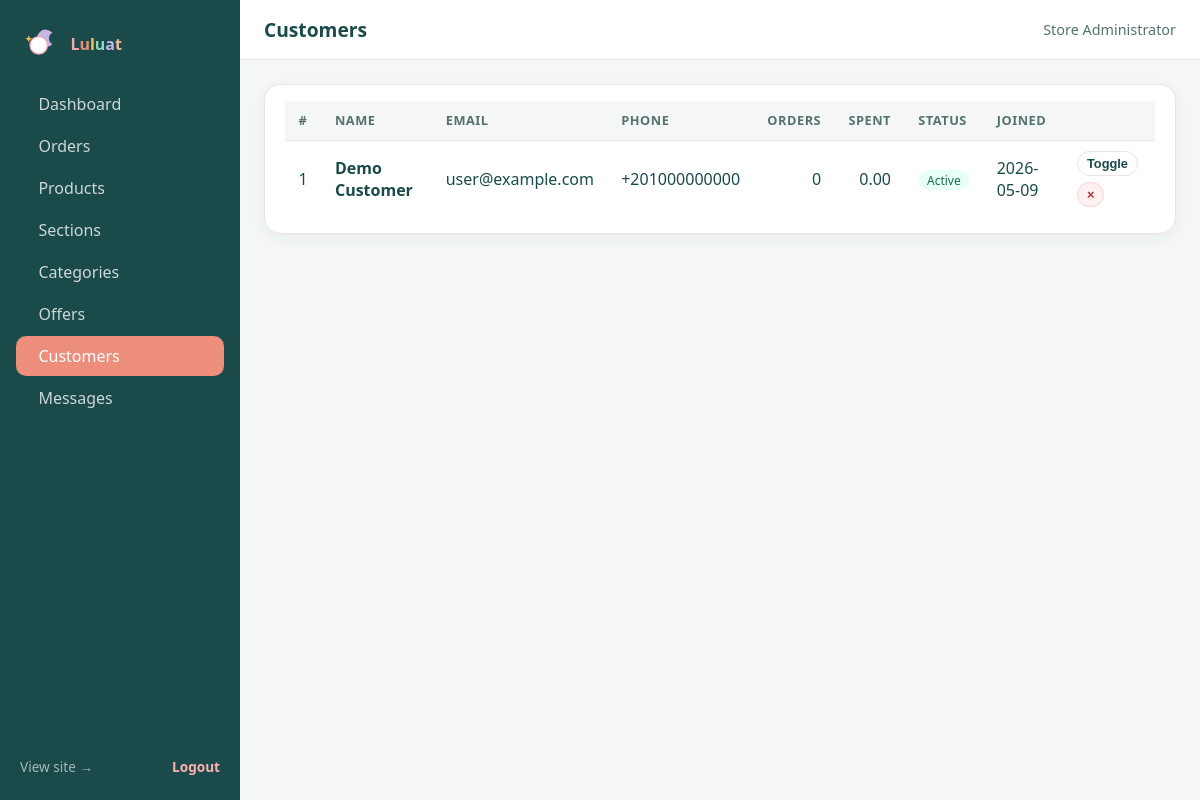
Page /admin/users.php (signed in) on the committed database.
### tables this page shows
CREATE TABLE `users` (
  `id`            INT UNSIGNED NOT NULL AUTO_INCREMENT,
  `full_name`     VARCHAR(120)  NOT NULL,
  `email`         VARCHAR(120)  NOT NULL,
  `phone`         VARCHAR(40)   DEFAULT NULL,
  `password_hash` VARCHAR(255)  NOT NULL,
  `address`       VARCHAR(255)  DEFAULT NULL,
  `city`          VARCHAR(80)   DEFAULT NULL,
  `is_active`     TINYINT(1)    NOT NULL DEFAULT 1,
  `created_at`    DATETIME      NOT NULL DEFAULT CURRENT_TIMESTAMP,
  PRIMARY KEY (`id`),
  UNIQUE KEY `uk_users_email` (`email`)
);

### includes/functions.php (called while the page is built, shortened)
<?php
require_once __DIR__ . '/db.php';
function e($value): string
{
    return htmlspecialchars((string)$value, ENT_QUOTES | ENT_SUBSTITUTE, 'UTF-8');
}
function url(string $path = ''): string
{
    return BASE_URL . '/' . ltrim($path, '/');
}

### includes/db.php (called while the page is built, shortened)
<?php
final class DB
{
    private static ?PDO $pdo = null;
    public static function pdo(): PDO
    {
        if (self::$pdo === null) {
            $dsn = sprintf(
                'mysql:host=%s;port=%d;dbname=%s;charset=%s',
                DB_HOST, DB_PORT, DB_NAME, DB_CHARSET
            );
            try {
                self::$pdo = new PDO($dsn, DB_USER, DB_PASS, [
                    PDO::ATTR_ERRMODE            => PDO::ERRMODE_EXCEPTION,
                    PDO::ATTR_DEFAULT_FETCH_MODE => PDO::FETCH_ASSOC,
                    PDO::ATTR_EMULATE_PREPARES   => false,
                    PDO::MYSQL_ATTR_INIT_COMMAND => "SET NAMES utf8mb4 COLLATE utf8mb4_unicode_ci",
                ]);
            } catch (PDOException $e) {
                http_response_code(500);
                if (ini_get('display_errors')) {
                    die('DB connection failed: ' . htmlspecialchars($e->getMessage()));
                }
                die('Service temporarily unavailable. Please try again later.');
            }
        }
        return self::$pdo;
    }
    public static function run(string $sql, array $params = []): PDOStatement
    {
        $st = self::pdo()->prepare($sql);
        $st->execute($params);
        return $st;
    }
    public static function one(string $sql, array $params = []): ?array
    {
        $row = self::run($sql, $params)->fetch();
        return $row ?: null;
    }
    public static function all(string $sql, array $params = []): array
    {
        return self::run($sql, $params)->fetchAll();
    }
}

### includes/auth.php (called while the page is built, shortened)
<?php
require_once __DIR__ . '/db.php';
function current_admin(): ?array
{
    return DB::one('SELECT * FROM admins WHERE id = ?', [(int)$_SESSION['admin_id']]);
}

### admin/includes/bootstrap.php (called while the page is built, shortened)
<?php
$current_admin = current_admin();

### admin/users.php (the view, shortened to what this page needs)
<?php
require __DIR__ . '/includes/bootstrap.php';
$users = DB::all(
    'SELECT u.*, (SELECT COUNT(*) FROM orders o WHERE o.user_id = u.id) AS orders_count,
                 (SELECT COALESCE(SUM(o.total),0) FROM orders o WHERE o.user_id = u.id AND o.status != "cancelled") AS spent
       FROM users u ORDER BY u.id DESC LIMIT 500'
);
$admin_page  = 'users';
$admin_title = 'Customers';
include __DIR__ . '/includes/header.php';
?>
<section class="panel">
  <div class="panel__body">
    <table class="data-table">
      <thead><tr><th>#</th><th>Name</th><th>Email</th><th>Phone</th><th class="num">Orders</th><th class="num">Spent</th><th>Status</th><th>Joined</th><th></th></tr></thead>
      <tbody>
        <?php foreach ($users as $u): ?>
          <tr>
            <td><?= (int)$u['id'] ?></td>
            <td><strong><?= e($u['full_name']) ?></strong></td>
            <td><?= e($u['email']) ?></td>
            <td><?= e($u['phone']) ?: '—' ?></td>
            <td class="num"><?= (int)$u['orders_count'] ?></td>
            <td class="num"><?= number_format((float)$u['spent'], 2) ?></td>
            <td><?= $u['is_active'] ? '<span class="pill pill--ok">Active</span>' : '<span class="pill pill--off">Disabled</span>' ?></td>
            <td><?= e(date('Y-m-d', strtotime($u['created_at']))) ?></td>
            <td class="row-actions">
              <form method="post" class="inline-form">
                <button class="btn btn--xs" type="submit">Toggle</button>
              </form>
              <form method="post" class="inline-form" onsubmit="return confirm('Delete customer?')">
                <button class="btn btn--xs btn--danger" type="submit">×</button>
              </form>
            </td>
          </tr>
        <?php endforeach; ?>
      </tbody>
    </table>
  </div>
</section>
<?php include __DIR__ . '/includes/footer.php'; ?>

### admin/includes/header.php (shortened to what this page needs)
<?php
$admin_page  = $admin_page  ?? 'dashboard';
$admin_title = $admin_title ?? 'Dashboard';
?>
<!DOCTYPE html>
<html lang="en" dir="ltr">
<head>
<link rel="stylesheet" href="<?= url('assets/css/admin.css') ?>">
</head>
<body class="admin">
<aside class="admin__sidebar">
  <div class="admin__brand">
    <span style="font-weight:800;">
      <span style="color:#f4a6b4">L</span><span style="color:#ed8e7c">u</span><span style="color:#efc754">l</span><span style="color:#8fd5c0">u</span><span style="color:#c8b6e2">a</span><span style="color:#f3bc9e">t</span>
    </span>
  </div>
  <nav class="admin__nav">
    <a class="<?= $admin_page === 'dashboard'  ? 'is-active' : '' ?>" href="<?= url('admin/index.php') ?>"><span class="ic ic-home"></span> Dashboard</a>
    <a class="<?= $admin_page === 'orders'     ? 'is-active' : '' ?>" href="<?= url('admin/orders.php') ?>"><span class="ic ic-cart"></span> Orders</a>
    <a class="<?= $admin_page === 'products'   ? 'is-active' : '' ?>" href="<?= url('admin/products.php') ?>"><span class="ic ic-box"></span> Products</a>
    <a class="<?= $admin_page === 'sections'   ? 'is-active' : '' ?>" href="<?= url('admin/sections.php') ?>"><span class="ic ic-grid"></span> Sections</a>
    <a class="<?= $admin_page === 'categories' ? 'is-active' : '' ?>" href="<?= url('admin/categories.php') ?>"><span class="ic ic-tag"></span> Categories</a>
    <a class="<?= $admin_page === 'offers'     ? 'is-active' : '' ?>" href="<?= url('admin/offers.php') ?>"><span class="ic ic-fire"></span> Offers</a>
    <a class="<?= $admin_page === 'users'      ? 'is-active' : '' ?>" href="<?= url('admin/users.php') ?>"><span class="ic ic-user"></span> Customers</a>
    <a class="<?= $admin_page === 'messages'   ? 'is-active' : '' ?>" href="<?= url('admin/messages.php') ?>"><span class="ic ic-mail"></span> Messages</a>
  </nav>
  <div class="admin__sidebar-footer">
    <a href="<?= url('') ?>" target="_blank">View site →</a>
    <a href="<?= url('admin/logout.php') ?>" class="link-danger">Logout</a>
  </div>
</aside>
<main class="admin__main">
  <header class="admin__topbar">
    <h1><?= e($admin_title) ?></h1>
    <div class="admin__user">
      <span><?= e($current_admin['full_name']) ?></span>
    </div>
  </header>
  <div class="admin__content">

### assets/css/admin.css (style rules this page uses)
:root { --pink-500: #f4a6b4; --pink-600: #e98598; --coral-500: #ed8e7c; --coral-600: #d97560; --mint-500: #8fd5c0; --lavender-300: #cdbcec; --amber-500: #efc754; --bg: #f4f7f6; --surface: #ffffff; --border: #ece2e6; --ink-50: #f4f7f6; --ink-100: #e6edec; --ink-300: #93aba8; --ink-500: #547370; --ink-700: #294e4a; --ink-900: #1a4a4a; --shadow-1: 0 4px 14px rgba(26, 74, 74, .06); --shadow-2: 0 12px 28px rgba(26, 74, 74, .10); }
*, *::before, *::after { box-sizing: border-box; }
body { margin: 0; font-family: 'Poppins', system-ui, sans-serif; background: var(--bg); color: var(--ink-900); }
img, svg { max-width: 100%; display: block; }
a { color: inherit; text-decoration: none; }
table { border-collapse: collapse; width: 100%; }
.admin { display: grid; grid-template-columns: 240px 1fr; min-height: 100vh; }
.admin__sidebar { background: var(--ink-900); color: #fff; padding: 1.25rem 1rem; display: flex; flex-direction: column; gap: 1rem; position: sticky; top: 0; height: 100vh; }
.admin__brand { display: flex; align-items: center; gap: .65rem; padding: .25rem .25rem; }
.admin__brand span { font-weight: 700; }
.admin__nav { display: flex; flex-direction: column; gap: .15rem; flex: 1; }
.admin__nav a { display: flex; align-items: center; gap: .65rem; padding: .55rem .75rem; border-radius: 10px; color: rgba(255,255,255,.78); }
.admin__nav a.is-active { background: var(--coral-500); color: #fff; }
.admin__sidebar-footer { display: flex; justify-content: space-between; padding: .25rem; font-size: .85rem; color: rgba(255,255,255,.6); }
.admin__sidebar-footer .link-danger { color: #ffb1b1; }
.admin__main { display: flex; flex-direction: column; min-width: 0; }
.admin__topbar { display: flex; align-items: center; justify-content: space-between; padding: 1rem 1.5rem; border-bottom: 1px solid var(--border); background: #fff; }
.admin__topbar h1 { margin: 0; font-size: 1.2rem; }
.admin__user { color: var(--ink-500); font-size: .9rem; }
.admin__content { padding: 1.5rem; display: flex; flex-direction: column; gap: 1.25rem; }
.panel { background: #fff; border: 1px solid var(--border); border-radius: 16px; box-shadow: var(--shadow-1); overflow: hidden; }
.panel__body { padding: 1rem 1.25rem; }
.data-table { width: 100%; }
.data-table th, .data-table td { padding: .65rem .85rem; text-align: start; border-bottom: 1px solid var(--border); vertical-align: middle; }
.data-table th { background: var(--ink-50); font-size: .8rem; text-transform: uppercase; letter-spacing: .04em; color: var(--ink-500); }
.data-table tr:last-child td { border-bottom: 0; }
.data-table .num { text-align: end; }
.row-actions { display: flex; gap: .35rem; flex-wrap: wrap; }
.pill { display: inline-block; padding: .12rem .55rem; border-radius: 999px; font-size: .75rem; background: var(--ink-100); color: var(--ink-700); }
.pill--ok { background: #e8fff7; color: #1d6b53; }
.btn { display: inline-flex; align-items: center; justify-content: center; gap: .35rem; padding: .55rem 1rem; border-radius: 999px; border: 1px solid var(--border); background: #fff; color: var(--ink-900); font-weight: 600; cursor: pointer; transition: .15s ease; text-decoration: none; }
.btn--danger { background: #fff0f1; color: #a8333d; border-color: #ffd0d4; }
.btn--xs { padding: .25rem .55rem; font-size: .8rem; }
.link-danger { color: #a8333d; font-weight: 600; }
.inline-form { display: inline-flex; gap: .35rem; align-items: center; }

### rows in the picture
users: id "1", full_name "Demo Customer", email "user@example.com", phone "+201000000000", orders_count "0", spent "0.00", is_active "Active", created_at "2026-05-09"

### other values in the picture
$admin_title "Customers"
$current_admin['full_name'] "Store Administrator"
